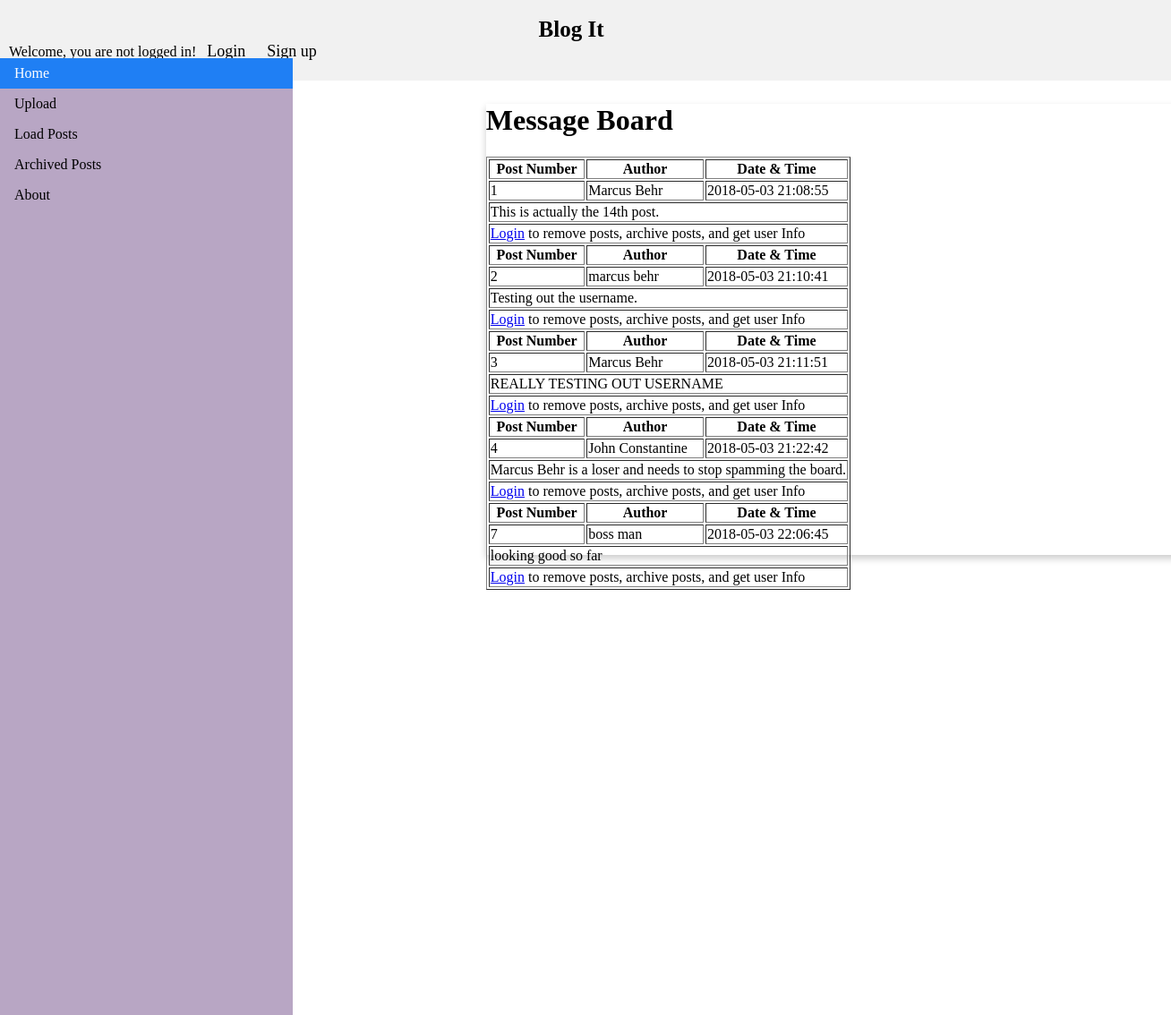
The app's page /LoadPosts.php with its own data.
### tables this page shows
CREATE TABLE `posts` (
  `id` int(6) unsigned NOT NULL AUTO_INCREMENT,
  `author` varchar(30) DEFAULT NULL,
  `blogposts` varchar(255) DEFAULT NULL,
  `title` varchar(30) DEFAULT NULL,
  `reg_date` timestamp NOT NULL DEFAULT CURRENT_TIMESTAMP ON UPDATE CURRENT_TIMESTAMP,
  `username` varchar(30) DEFAULT NULL,
  PRIMARY KEY (`id`)
);

### LoadPosts.php (the view, shortened to what this page needs)
<?php
include 'DBHELPER.PHP';
include 'nav.php';
?>
<html>
<head>
<link rel="stylesheet" href="style.css">
</head>
<body>
  <div class="header">
    <a href="#default" class="logo">Blog It </a>
        <?php
    if (!isset($_SESSION['user'])){
        echo "Welcome, you are not logged in!" .
            "<a href='login.php'>Login</a><a href='signup.php'>Sign up</a>";
    }
    else if (isset($_SESSION['user']) && !empty($_SESSION['user'])){
        $user = $_SESSION['user'];
        echo "Welcome back, " . $user . "<a href='logout.php'> Logout</a>";
    }
    ?>
  </div>
<ul>
  <li><a class="active" href="index.php">Home</a></li>
  <li><a href="UploadPage.php">Upload</a></li>
  <li><a href="LoadPosts.php">Load Posts</a></li>
  <li><a href="archivedPost.php">Archived Posts</a></li>
  <li><a href="#about">About</a></li>
</ul>
<div style="margin-left:25%;height:1000px;">
  <div class="card">
    <div >
<?php
$posts = mysqli_query($link, "SELECT * FROM posts");
echo "<h1>Message Board</h1>";
echo "<table border = '1'>";
if (isset($_SESSION['user'])){
    $username = $_SESSION['user'];
    while ($row = mysqli_fetch_array($posts)){
    echo "<tr>
<th>Post Number</th>
<th>Author</th>
<th>Date & Time</th>
</tr>";
    echo "<tr><td>". $row['id'] . "</td>" .
        "<td>" . $row['author'] . "</td>" .
        "<td>" . $row['reg_date'] . "</td></tr>" .
        "<tr><td colspan='3'>" . $row['blogposts'] . "</td></tr>";
    echo "<tr><td><a href='removepost.php?id=" . $row['id'] . "'>Remove post</a></td>
<td><a href='archivepost.php?id=" . $row['id'] . "'>Archive post</a></td><td><a href='userinfo.php?id=" . $row['username'] .  "'>User info</a></td></tr>";
}
}
else{
    while ($row = mysqli_fetch_array($posts)){
        echo "<tr>
<th>Post Number</th>
<th>Author</th>
<th>Date & Time</th>
</tr>";
        echo "<tr><td>". $row['id'] . "</td>" .
            "<td>" . $row['author'] . "</td>" .
            "<td>" . $row['reg_date'] . "</td></tr>" .
            "<tr><td colspan='3'>" . $row['blogposts'] . "</td></tr>";
        echo "<tr><td colspan='3'><a href='login.php'>Login</a> to remove posts, archive posts, and get user Info</td></tr>";
    }}
echo "</table>";
?>
    </div>
  </div>
</div>
</body>
</html>
</body>
</html> -->

### nav.php
  <div class="header">
    <a href="#default" class="logo">Blog It </a>
  </div>
<ul>
  <li><a class="active" href="HomePage.php">Home</a></li>
  <li><a href="UploadPage.php">Upload</a></li>
  <li><a href="LoadPosts.php">Load Posts</a></li>
  <li><a href="#contact">Contact</a></li>
  <li><a href="#about">About</a></li>
</ul>

### style.css (style rules this page uses)
body { margin: 0; }
a { margin: auto; }
ul { list-style-type: none; margin: 0; margin-top: auto; padding: 0; width: 25%; background-color: #b8a6c4; position: fixed; height: 100%; overflow: auto; top: 65; }
li a { display: block; color: #000; padding: 8px 16px; text-decoration: none; }
li a.active { background-color: #1f7ff4; color: white; }
.header { position: fixed; top: 0; left: 0; right: 0; overflow: hidden; background-color: #f1f1f1; padding: 20px 10px; }
.header a { color: black; text-align: center; padding: 12px; text-decoration: none; font-size: 18px; line-height: 25px; border-radius: 4px; margin: auto; }
.header a.logo { font-size: 25px; font-weight: bold; margin:50%; margin-left: 45% }
.card { margin-left: 22%; margin-top: 10%; margin-bottom: 10%; box-shadow: 0 4px 8px 0 rgba(0,0,0,0.2); transition: 0.3s; width: 50em; height: 31.5em; }

### records on screen
posts: id "1", author "Marcus Behr", reg_date "2018-05-03 21:08:55", blogposts "This is actually the 14th post."
posts: id "2", author "marcus behr", reg_date "2018-05-03 21:10:41", blogposts "Testing out the username."
posts: id "3", author "Marcus Behr", reg_date "2018-05-03 21:11:51", blogposts "REALLY TESTING OUT USERNAME"
posts: id "4", author "John Constantine", reg_date "2018-05-03 21:22:42", blogposts "Marcus Behr is a loser and needs to stop spamming the board."
posts: id "7", author "boss man", reg_date "2018-05-03 22:06:45", blogposts "looking good so far"
